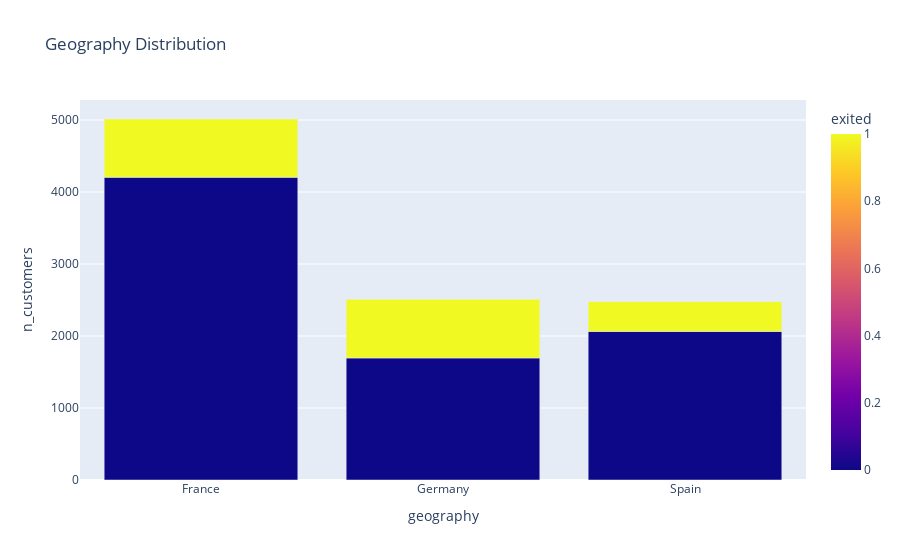

Notebook code for this chart:
### Code cell
aux = df3[['customer_id','geography', 'exited']].groupby(['geography', 'exited']).count().rename(columns={'customer_id': 'n_customers'}).reset_index()

fig = px.bar(aux, x="geography", y="n_customers", color="exited", title="Geography Distribution")
fig.show()

### Figure 1 — Plotly figure (JSON) as saved in the notebook; plotly's stock layout.template omitted (floating-point values rounded to 4 significant figures)
{"data": [{"alignmentgroup": "True", "hovertemplate": "geography=%{x}<br>n_customers=%{y}<br>exited=%{marker.color}<extra></extra>", "legendgroup": "", "marker": {"color": [0, 1, 0, 1, 0, 1], "coloraxis": "coloraxis", "pattern": {"shape": ""}}, "name": "", "offsetgroup": "", "orientation": "v", "showlegend": false, "textposition": "auto", "type": "bar", "x": ["France", "France", "Germany", "Germany", "Spain", "Spain"], "xaxis": "x", "y": [4204, 810, 1695, 814, 2064, 413], "yaxis": "y"}], "layout": {"barmode": "relative", "coloraxis": {"colorbar": {"title": {"text": "exited"}}, "colorscale": [[0, "#0d0887"], [0.1111, "#46039f"], [0.2222, "#7201a8"], [0.3333, "#9c179e"], [0.4444, "#bd3786"], [0.5556, "#d8576b"], [0.6667, "#ed7953"], [0.7778, "#fb9f3a"], [0.8889, "#fdca26"], [1, "#f0f921"]]}, "legend": {"tracegroupgap": 0}, "title": {"text": "Geography Distribution"}, "xaxis": {"anchor": "y", "domain": [0, 1], "title": {"text": "geography"}}, "yaxis": {"anchor": "x", "domain": [0, 1], "title": {"text": "n_customers"}}}}
